Frame 1 (no input): blank canvas, image omitted
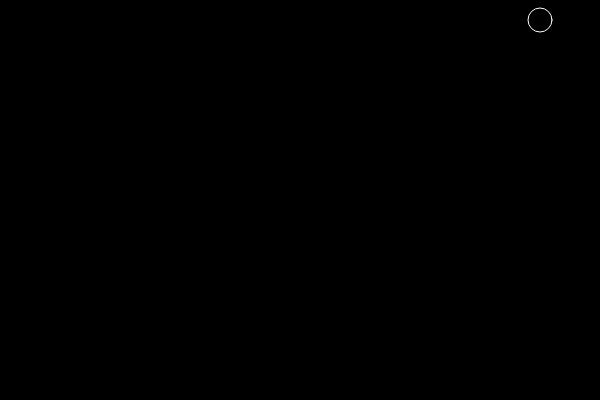
Frame 60 (no input)
Frame 120 (the mouse pressed at the canvas centre since frame 60): blank canvas, image omitted

The p5.js sketch that drew this single still picture (run headless with seeded random() and noise() and a simulated clock; from frame 60 on, the mouse is pressed at the canvas centre):

// p5.js sketch
// ── sketch.js
var ball = {
	x: 300,
	y: 200,
	xspeed: 4,
	yspeed: -3
}
function setup() {
	createCanvas(600, 400);
}

function draw() {
	background(0);
	move();
	bounce();
	display();
}

function bounce() {
	if (ball.x > width || ball.x < 0) {
		ball.xspeed = ball.xspeed * -1;
	}
	
	if (ball.y > height || ball.y < 0) {
		ball.yspeed = ball.yspeed * -1;
	}
}

function move() {
	ball.x = ball.x + ball.xspeed;
	ball.y = ball.y + ball.yspeed;
}

function display() {
	stroke(255);
	noFill();
	ellipse(ball.x, ball.y, 24, 24);

}
